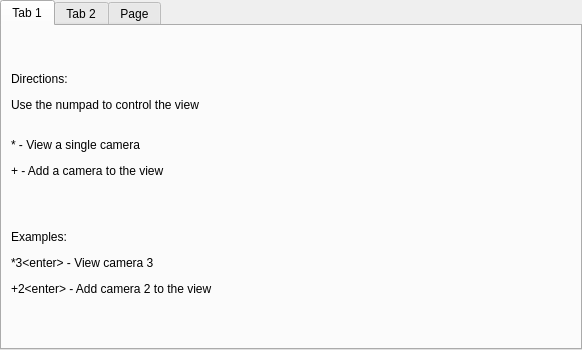
<?xml version="1.0" encoding="UTF-8"?>
<ui version="4.0">
 <class>NVMRDisplay</class>
 <widget class="QMainWindow" name="NVMRDisplay">
  <property name="geometry">
   <rect>
    <x>0</x>
    <y>0</y>
    <width>582</width>
    <height>350</height>
   </rect>
  </property>
  <property name="windowTitle">
   <string>NVMRDisplay</string>
  </property>
  <widget class="QWidget" name="central">
   <layout class="QGridLayout" name="gridLayout">
    <property name="leftMargin">
     <number>0</number>
    </property>
    <property name="topMargin">
     <number>0</number>
    </property>
    <property name="rightMargin">
     <number>0</number>
    </property>
    <property name="bottomMargin">
     <number>0</number>
    </property>
    <item row="0" column="0">
     <widget class="QTabWidget" name="tabWidget">
      <property name="currentIndex">
       <number>0</number>
      </property>
      <property name="tabBarAutoHide">
       <bool>true</bool>
      </property>
      <widget class="QWidget" name="centralWidget">
       <attribute name="title">
        <string>Tab 1</string>
       </attribute>
       <widget class="QLabel" name="directionsLabel">
        <property name="geometry">
         <rect>
          <x>9</x>
          <y>9</y>
          <width>560</width>
          <height>299</height>
         </rect>
        </property>
        <property name="text">
         <string>&lt;html&gt;&lt;head/&gt;&lt;body&gt;&lt;p&gt;Directions:&lt;/p&gt;&lt;p&gt;Use the numpad to control the view&lt;br/&gt;&lt;/p&gt;&lt;p&gt;* - View a single camera&lt;/p&gt;&lt;p&gt;+ - Add a camera to the view&lt;/p&gt;&lt;p&gt;&lt;br/&gt;&lt;/p&gt;&lt;p&gt;Examples:&lt;/p&gt;&lt;p&gt;*3&amp;lt;enter&amp;gt; - View camera 3&lt;/p&gt;&lt;p&gt;+2&amp;lt;enter&amp;gt; - Add camera 2 to the view&lt;/p&gt;&lt;/body&gt;&lt;/html&gt;</string>
        </property>
       </widget>
      </widget>
      <widget class="QWidget" name="webWidget">
       <attribute name="title">
        <string>Tab 2</string>
       </attribute>
       <layout class="QHBoxLayout" name="horizontalLayout">
        <property name="spacing">
         <number>0</number>
        </property>
        <property name="leftMargin">
         <number>0</number>
        </property>
        <property name="topMargin">
         <number>0</number>
        </property>
        <property name="rightMargin">
         <number>0</number>
        </property>
        <property name="bottomMargin">
         <number>0</number>
        </property>
       </layout>
      </widget>
      <widget class="SenderConfigurator" name="configuratorWidget">
       <attribute name="title">
        <string>Page</string>
       </attribute>
      </widget>
     </widget>
    </item>
   </layout>
  </widget>
 </widget>
 <layoutdefault spacing="6" margin="11"/>
 <customwidgets>
  <customwidget>
   <class>SenderConfigurator</class>
   <extends>QWidget</extends>
   <header>senderconfigurator.h</header>
   <container>1</container>
  </customwidget>
 </customwidgets>
 <resources/>
 <connections/>
</ui>
